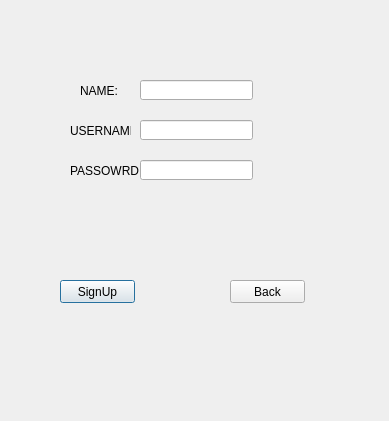
<?xml version="1.0" encoding="UTF-8"?>
<ui version="4.0">
 <class>signup</class>
 <widget class="QDialog" name="signup">
  <property name="geometry">
   <rect>
    <x>0</x>
    <y>0</y>
    <width>389</width>
    <height>421</height>
   </rect>
  </property>
  <property name="windowTitle">
   <string>Dialog</string>
  </property>
  <widget class="QLabel" name="label">
   <property name="geometry">
    <rect>
     <x>80</x>
     <y>80</y>
     <width>61</width>
     <height>21</height>
    </rect>
   </property>
   <property name="text">
    <string>NAME:</string>
   </property>
  </widget>
  <widget class="QLabel" name="label_2">
   <property name="geometry">
    <rect>
     <x>70</x>
     <y>120</y>
     <width>61</width>
     <height>21</height>
    </rect>
   </property>
   <property name="text">
    <string>USERNAME:</string>
   </property>
  </widget>
  <widget class="QLabel" name="label_3">
   <property name="geometry">
    <rect>
     <x>70</x>
     <y>160</y>
     <width>71</width>
     <height>21</height>
    </rect>
   </property>
   <property name="text">
    <string>PASSOWRD:</string>
   </property>
  </widget>
  <widget class="QPushButton" name="pushButton">
   <property name="geometry">
    <rect>
     <x>60</x>
     <y>280</y>
     <width>75</width>
     <height>23</height>
    </rect>
   </property>
   <property name="text">
    <string>SignUp</string>
   </property>
  </widget>
  <widget class="QPushButton" name="pushButton_2">
   <property name="geometry">
    <rect>
     <x>230</x>
     <y>280</y>
     <width>75</width>
     <height>23</height>
    </rect>
   </property>
   <property name="text">
    <string>Back</string>
   </property>
  </widget>
  <widget class="QLineEdit" name="name">
   <property name="geometry">
    <rect>
     <x>140</x>
     <y>80</y>
     <width>113</width>
     <height>20</height>
    </rect>
   </property>
  </widget>
  <widget class="QLineEdit" name="uname">
   <property name="geometry">
    <rect>
     <x>140</x>
     <y>120</y>
     <width>113</width>
     <height>20</height>
    </rect>
   </property>
  </widget>
  <widget class="QLineEdit" name="pwd">
   <property name="geometry">
    <rect>
     <x>140</x>
     <y>160</y>
     <width>113</width>
     <height>20</height>
    </rect>
   </property>
   <property name="echoMode">
    <enum>QLineEdit::Password</enum>
   </property>
  </widget>
  <widget class="QLabel" name="connectionStatus">
   <property name="geometry">
    <rect>
     <x>80</x>
     <y>30</y>
     <width>221</width>
     <height>31</height>
    </rect>
   </property>
   <property name="font">
    <font>
     <pointsize>12</pointsize>
    </font>
   </property>
   <property name="text">
    <string/>
   </property>
  </widget>
  <widget class="QLabel" name="signuptrue">
   <property name="geometry">
    <rect>
     <x>100</x>
     <y>220</y>
     <width>201</width>
     <height>31</height>
    </rect>
   </property>
   <property name="text">
    <string/>
   </property>
  </widget>
 </widget>
 <resources/>
 <connections/>
</ui>
